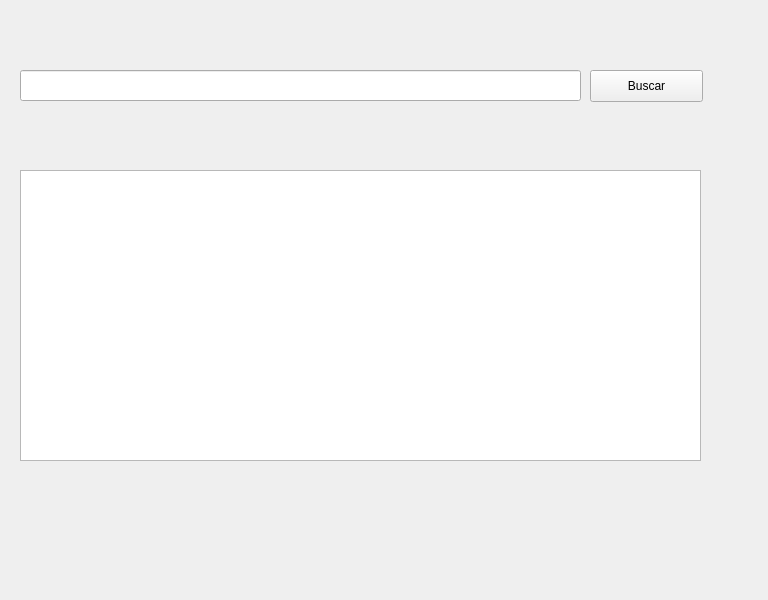
<?xml version="1.0" encoding="UTF-8"?>
<ui version="4.0">
 <class>Venta_Bus_Documentos</class>
 <widget class="QMainWindow" name="Venta_Bus_Documentos">
  <property name="geometry">
   <rect>
    <x>0</x>
    <y>0</y>
    <width>768</width>
    <height>600</height>
   </rect>
  </property>
  <property name="maximumSize">
   <size>
    <width>769</width>
    <height>600</height>
   </size>
  </property>
  <property name="windowTitle">
   <string>MainWindow</string>
  </property>
  <widget class="QWidget" name="centralwidget">
   <widget class="QLineEdit" name="Text_Buscador">
    <property name="geometry">
     <rect>
      <x>20</x>
      <y>70</y>
      <width>561</width>
      <height>31</height>
     </rect>
    </property>
   </widget>
   <widget class="QPushButton" name="Button_Buscar">
    <property name="geometry">
     <rect>
      <x>590</x>
      <y>70</y>
      <width>113</width>
      <height>32</height>
     </rect>
    </property>
    <property name="text">
     <string>Buscar</string>
    </property>
   </widget>
   <widget class="QTableWidget" name="tabla_Coincidencia">
    <property name="geometry">
     <rect>
      <x>20</x>
      <y>170</y>
      <width>681</width>
      <height>291</height>
     </rect>
    </property>
   </widget>
  </widget>
 </widget>
 <resources/>
 <connections/>
</ui>
